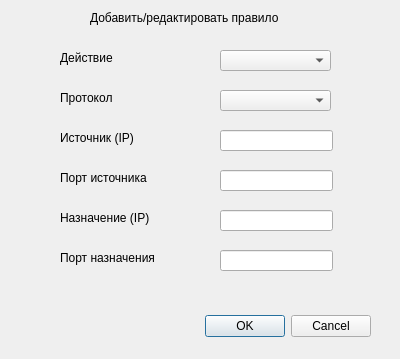
<?xml version="1.0" encoding="UTF-8"?>
<ui version="4.0">
 <class>Dialog</class>
 <widget class="QDialog" name="Dialog">
  <property name="geometry">
   <rect>
    <x>0</x>
    <y>0</y>
    <width>400</width>
    <height>359</height>
   </rect>
  </property>
  <property name="windowTitle">
   <string>Dialog</string>
  </property>
  <widget class="QDialogButtonBox" name="buttonBox">
   <property name="geometry">
    <rect>
     <x>30</x>
     <y>310</y>
     <width>341</width>
     <height>32</height>
    </rect>
   </property>
   <property name="orientation">
    <enum>Qt::Horizontal</enum>
   </property>
   <property name="standardButtons">
    <set>QDialogButtonBox::Cancel|QDialogButtonBox::Ok</set>
   </property>
  </widget>
  <widget class="QLabel" name="label_3">
   <property name="geometry">
    <rect>
     <x>60</x>
     <y>50</y>
     <width>71</width>
     <height>16</height>
    </rect>
   </property>
   <property name="text">
    <string>Действие</string>
   </property>
   <property name="textFormat">
    <enum>Qt::AutoText</enum>
   </property>
  </widget>
  <widget class="QComboBox" name="comboBox_2">
   <property name="geometry">
    <rect>
     <x>220</x>
     <y>50</y>
     <width>111</width>
     <height>21</height>
    </rect>
   </property>
   <item>
    <property name="text">
     <string/>
    </property>
   </item>
   <item>
    <property name="text">
     <string>Разрешить</string>
    </property>
   </item>
   <item>
    <property name="text">
     <string>Запретить</string>
    </property>
   </item>
   <item>
    <property name="text">
     <string>Отклонить</string>
    </property>
   </item>
  </widget>
  <widget class="QLabel" name="label_4">
   <property name="geometry">
    <rect>
     <x>60</x>
     <y>90</y>
     <width>71</width>
     <height>16</height>
    </rect>
   </property>
   <property name="text">
    <string>Протокол</string>
   </property>
  </widget>
  <widget class="QComboBox" name="comboBox">
   <property name="geometry">
    <rect>
     <x>220</x>
     <y>90</y>
     <width>111</width>
     <height>21</height>
    </rect>
   </property>
   <item>
    <property name="text">
     <string/>
    </property>
   </item>
   <item>
    <property name="text">
     <string>TCP</string>
    </property>
   </item>
   <item>
    <property name="text">
     <string>UDP</string>
    </property>
   </item>
   <item>
    <property name="text">
     <string>ICMP</string>
    </property>
   </item>
  </widget>
  <widget class="QLabel" name="label_5">
   <property name="geometry">
    <rect>
     <x>60</x>
     <y>130</y>
     <width>91</width>
     <height>16</height>
    </rect>
   </property>
   <property name="text">
    <string>Источник (IP)</string>
   </property>
  </widget>
  <widget class="QLineEdit" name="lineEdit">
   <property name="geometry">
    <rect>
     <x>220</x>
     <y>130</y>
     <width>113</width>
     <height>21</height>
    </rect>
   </property>
   <property name="text">
    <string/>
   </property>
  </widget>
  <widget class="QLabel" name="label_6">
   <property name="geometry">
    <rect>
     <x>60</x>
     <y>170</y>
     <width>111</width>
     <height>16</height>
    </rect>
   </property>
   <property name="text">
    <string>Порт источника</string>
   </property>
  </widget>
  <widget class="QLineEdit" name="lineEdit_2">
   <property name="geometry">
    <rect>
     <x>220</x>
     <y>170</y>
     <width>113</width>
     <height>21</height>
    </rect>
   </property>
  </widget>
  <widget class="QLabel" name="label_7">
   <property name="geometry">
    <rect>
     <x>60</x>
     <y>210</y>
     <width>111</width>
     <height>16</height>
    </rect>
   </property>
   <property name="text">
    <string>Назначение (IP)</string>
   </property>
  </widget>
  <widget class="QLabel" name="label_8">
   <property name="geometry">
    <rect>
     <x>60</x>
     <y>250</y>
     <width>111</width>
     <height>16</height>
    </rect>
   </property>
   <property name="text">
    <string>Порт назначения</string>
   </property>
  </widget>
  <widget class="QLineEdit" name="lineEdit_3">
   <property name="geometry">
    <rect>
     <x>220</x>
     <y>210</y>
     <width>113</width>
     <height>21</height>
    </rect>
   </property>
  </widget>
  <widget class="QLineEdit" name="lineEdit_4">
   <property name="geometry">
    <rect>
     <x>220</x>
     <y>250</y>
     <width>113</width>
     <height>21</height>
    </rect>
   </property>
  </widget>
  <widget class="QLabel" name="label_2">
   <property name="geometry">
    <rect>
     <x>90</x>
     <y>10</y>
     <width>221</width>
     <height>16</height>
    </rect>
   </property>
   <property name="text">
    <string>Добавить/редактировать правило</string>
   </property>
  </widget>
 </widget>
 <resources/>
 <connections>
  <connection>
   <sender>buttonBox</sender>
   <signal>accepted()</signal>
   <receiver>Dialog</receiver>
   <slot>accept()</slot>
   <hints>
    <hint type="sourcelabel">
     <x>248</x>
     <y>254</y>
    </hint>
    <hint type="destinationlabel">
     <x>157</x>
     <y>274</y>
    </hint>
   </hints>
  </connection>
  <connection>
   <sender>buttonBox</sender>
   <signal>rejected()</signal>
   <receiver>Dialog</receiver>
   <slot>reject()</slot>
   <hints>
    <hint type="sourcelabel">
     <x>316</x>
     <y>260</y>
    </hint>
    <hint type="destinationlabel">
     <x>286</x>
     <y>274</y>
    </hint>
   </hints>
  </connection>
 </connections>
</ui>
